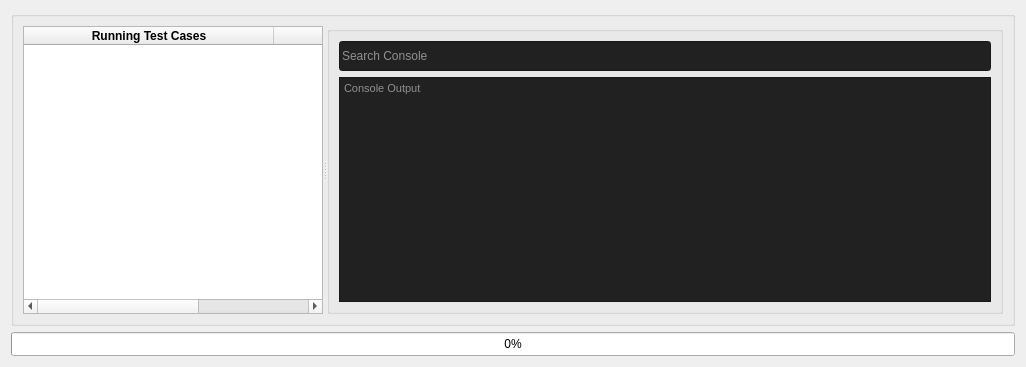
        <widget class="QWidget" name="tab_outputs">
         <attribute name="title">
          <string>Outputs</string>
         </attribute>
         <layout class="QGridLayout" name="gridLayout_5">
          <item row="0" column="1">
           <widget class="QGroupBox" name="groupBox">
            <property name="minimumSize">
             <size>
              <width>1000</width>
              <height>0</height>
             </size>
            </property>
            <property name="maximumSize">
             <size>
              <width>10000</width>
              <height>16777215</height>
             </size>
            </property>
            <layout class="QGridLayout" name="gridLayout_6">
             <item row="0" column="0">
              <widget class="QSplitter" name="splitter">
               <property name="sizePolicy">
                <sizepolicy hsizetype="Expanding" vsizetype="Preferred">
                 <horstretch>0</horstretch>
                 <verstretch>0</verstretch>
                </sizepolicy>
               </property>
               <property name="minimumSize">
                <size>
                 <width>980</width>
                 <height>270</height>
                </size>
               </property>
               <property name="orientation">
                <enum>Qt::Horizontal</enum>
               </property>
               <widget class="QTableWidget" name="output_tablewidget">
                <property name="sizePolicy">
                 <sizepolicy hsizetype="Expanding" vsizetype="Expanding">
                  <horstretch>1</horstretch>
                  <verstretch>0</verstretch>
                 </sizepolicy>
                </property>
                <property name="minimumSize">
                 <size>
                  <width>300</width>
                  <height>250</height>
                 </size>
                </property>
                <property name="maximumSize">
                 <size>
                  <width>10000</width>
                  <height>16777215</height>
                 </size>
                </property>
                <property name="font">
                 <font>
                  <weight>75</weight>
                  <italic>false</italic>
                  <bold>true</bold>
                 </font>
                </property>
                <property name="contextMenuPolicy">
                 <enum>Qt::CustomContextMenu</enum>
                </property>
                <property name="autoFillBackground">
                 <bool>false</bool>
                </property>
                <property name="styleSheet">
                 <string notr="true"/>
                </property>
                <property name="autoScroll">
                 <bool>true</bool>
                </property>
                <property name="editTriggers">
                 <set>QAbstractItemView::NoEditTriggers</set>
                </property>
                <property name="alternatingRowColors">
                 <bool>false</bool>
                </property>
                <property name="textElideMode">
                 <enum>Qt::ElideRight</enum>
                </property>
                <property name="verticalScrollMode">
                 <enum>QAbstractItemView::ScrollPerPixel</enum>
                </property>
                <property name="horizontalScrollMode">
                 <enum>QAbstractItemView::ScrollPerPixel</enum>
                </property>
                <property name="wordWrap">
                 <bool>false</bool>
                </property>
                <property name="cornerButtonEnabled">
                 <bool>false</bool>
                </property>
                <attribute name="horizontalHeaderCascadingSectionResizes">
                 <bool>true</bool>
                </attribute>
                <attribute name="horizontalHeaderDefaultSectionSize">
                 <number>250</number>
                </attribute>
                <attribute name="horizontalHeaderHighlightSections">
                 <bool>false</bool>
                </attribute>
                <attribute name="horizontalHeaderStretchLastSection">
                 <bool>true</bool>
                </attribute>
                <attribute name="verticalHeaderStretchLastSection">
                 <bool>false</bool>
                </attribute>
                <column>
                 <property name="text">
                  <string>Running Test Cases</string>
                 </property>
                </column>
                <column>
                 <property name="text">
                  <string>Execution Time</string>
                 </property>
                </column>
               </widget>
               <widget class="QGroupBox" name="console_group_box">
                <property name="sizePolicy">
                 <sizepolicy hsizetype="Expanding" vsizetype="Expanding">
                  <horstretch>2</horstretch>
                  <verstretch>0</verstretch>
                 </sizepolicy>
                </property>
                <layout class="QVBoxLayout" name="verticalLayout" stretch="0,1">
                 <item>
                  <widget class="QLineEdit" name="console_searchbar_linedit">
                   <property name="sizePolicy">
                    <sizepolicy hsizetype="Expanding" vsizetype="Expanding">
                     <horstretch>0</horstretch>
                     <verstretch>0</verstretch>
                    </sizepolicy>
                   </property>
                   <property name="minimumSize">
                    <size>
                     <width>0</width>
                     <height>30</height>
                    </size>
                   </property>
                   <property name="maximumSize">
                    <size>
                     <width>16777215</width>
                     <height>30</height>
                    </size>
                   </property>
                   <property name="styleSheet">
                    <string notr="true">color: rgb(255, 255, 255);
background-color: rgb(33, 33, 33);</string>
                   </property>
                   <property name="placeholderText">
                    <string>Search Console</string>
                   </property>
                  </widget>
                 </item>
                 <item>
                  <widget class="QTextEdit" name="output_console_textedit">
                   <property name="sizePolicy">
                    <sizepolicy hsizetype="Expanding" vsizetype="Expanding">
                     <horstretch>0</horstretch>
                     <verstretch>0</verstretch>
                    </sizepolicy>
                   </property>
                   <property name="minimumSize">
                    <size>
                     <width>300</width>
                     <height>225</height>
                    </size>
                   </property>
                   <property name="font">
                    <font>
                     <family>Arial</family>
                     <pointsize>8</pointsize>
                     <weight>50</weight>
                     <italic>false</italic>
                     <bold>false</bold>
                    </font>
                   </property>
                   <property name="styleSheet">
                    <string notr="true">color: rgb(255, 255, 255);
background-color: rgb(33, 33, 33);</string>
                   </property>
                   <property name="documentTitle">
                    <string/>
                   </property>
                   <property name="lineWrapMode">
                    <enum>QTextEdit::WidgetWidth</enum>
                   </property>
                   <property name="readOnly">
                    <bool>true</bool>
                   </property>
                   <property name="html">
                    <string>&lt;!DOCTYPE HTML PUBLIC &quot;-//W3C//DTD HTML 4.0//EN&quot; &quot;http://www.w3.org/TR/REC-html40/strict.dtd&quot;&gt;
&lt;html&gt;&lt;head&gt;&lt;meta name=&quot;qrichtext&quot; content=&quot;1&quot; /&gt;&lt;style type=&quot;text/css&quot;&gt;
p, li { white-space: pre-wrap; }
&lt;/style&gt;&lt;/head&gt;&lt;body style=&quot; font-family:'Arial'; font-size:8pt; font-weight:400; font-style:normal;&quot;&gt;
&lt;p style=&quot;-qt-paragraph-type:empty; margin-top:0px; margin-bottom:0px; margin-left:0px; margin-right:0px; -qt-block-indent:0; text-indent:0px; font-family:'MS Shell Dlg 2';&quot;&gt;&lt;br /&gt;&lt;/p&gt;&lt;/body&gt;&lt;/html&gt;</string>
                   </property>
                   <property name="placeholderText">
                    <string>Console Output</string>
                   </property>
                  </widget>
                 </item>
                </layout>
               </widget>
              </widget>
             </item>
            </layout>
           </widget>
          </item>
          <item row="1" column="1">
           <widget class="QProgressBar" name="tests_progressbar">
            <property name="minimumSize">
             <size>
              <width>250</width>
              <height>24</height>
             </size>
            </property>
            <property name="acceptDrops">
             <bool>false</bool>
            </property>
            <property name="autoFillBackground">
             <bool>true</bool>
            </property>
            <property name="value">
             <number>0</number>
            </property>
            <property name="orientation">
             <enum>Qt::Horizontal</enum>
            </property>
           </widget>
          </item>
         </layout>
        </widget>
